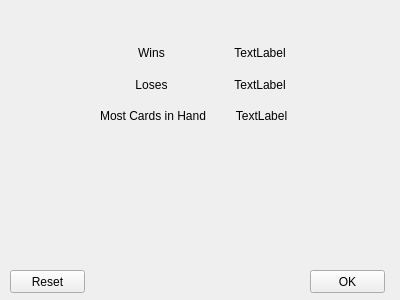
<?xml version="1.0" encoding="UTF-8"?>
<ui version="4.0">
 <class>Stats</class>
 <widget class="QWidget" name="Stats">
  <property name="geometry">
   <rect>
    <x>0</x>
    <y>0</y>
    <width>400</width>
    <height>300</height>
   </rect>
  </property>
  <property name="windowTitle">
   <string>Player Stats</string>
  </property>
  <widget class="QPushButton" name="ok">
   <property name="geometry">
    <rect>
     <x>310</x>
     <y>270</y>
     <width>75</width>
     <height>23</height>
    </rect>
   </property>
   <property name="text">
    <string>OK</string>
   </property>
  </widget>
  <widget class="QPushButton" name="reset">
   <property name="geometry">
    <rect>
     <x>10</x>
     <y>270</y>
     <width>75</width>
     <height>23</height>
    </rect>
   </property>
   <property name="text">
    <string>Reset</string>
   </property>
  </widget>
  <widget class="QWidget" name="verticalLayoutWidget">
   <property name="geometry">
    <rect>
     <x>100</x>
     <y>40</y>
     <width>211</width>
     <height>89</height>
    </rect>
   </property>
   <layout class="QVBoxLayout" name="verticalLayout">
    <item>
     <layout class="QHBoxLayout" name="horizontalLayout">
      <item>
       <widget class="QLabel" name="wins">
        <property name="text">
         <string>Wins</string>
        </property>
        <property name="alignment">
         <set>Qt::AlignCenter</set>
        </property>
       </widget>
      </item>
      <item>
       <widget class="QLabel" name="winsCount">
        <property name="text">
         <string>TextLabel</string>
        </property>
        <property name="alignment">
         <set>Qt::AlignCenter</set>
        </property>
       </widget>
      </item>
     </layout>
    </item>
    <item>
     <layout class="QHBoxLayout" name="horizontalLayout_2">
      <item>
       <widget class="QLabel" name="loses">
        <property name="text">
         <string>Loses</string>
        </property>
        <property name="alignment">
         <set>Qt::AlignCenter</set>
        </property>
       </widget>
      </item>
      <item>
       <widget class="QLabel" name="losesCount">
        <property name="text">
         <string>TextLabel</string>
        </property>
        <property name="alignment">
         <set>Qt::AlignCenter</set>
        </property>
       </widget>
      </item>
     </layout>
    </item>
    <item>
     <layout class="QHBoxLayout" name="horizontalLayout_3">
      <item>
       <widget class="QLabel" name="mostCardsInHand">
        <property name="text">
         <string>Most Cards in Hand</string>
        </property>
        <property name="alignment">
         <set>Qt::AlignCenter</set>
        </property>
       </widget>
      </item>
      <item>
       <widget class="QLabel" name="cardsInHandCount">
        <property name="text">
         <string>TextLabel</string>
        </property>
        <property name="alignment">
         <set>Qt::AlignCenter</set>
        </property>
       </widget>
      </item>
     </layout>
    </item>
   </layout>
  </widget>
 </widget>
 <resources/>
 <connections/>
</ui>
